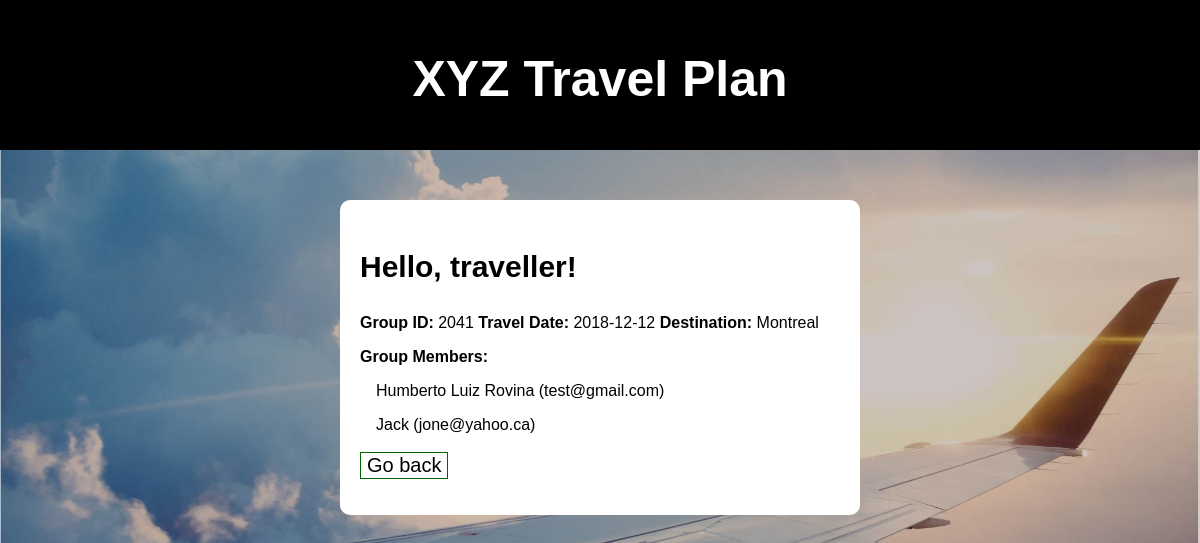
The page /userDashboard.php (signed in) on the database its author committed.
### tables this page shows
CREATE TABLE `user_info` (
  `RegistrationId` int(11) NOT NULL,
  `Name` varchar(50) NOT NULL,
  `Address` varchar(30) NOT NULL,
  `Date` varchar(10) NOT NULL,
  `Email` varchar(20) NOT NULL,
  `PackageId` int(11) NOT NULL,
  `GroupId` int(11) DEFAULT NULL,
  `Password` varchar(50) NOT NULL
);

### userDashboard.php (the view, shortened to what this page needs)
<?php
$userCredential = $_SESSION['userIdent'];
$host = "localhost";
$user = "root";
$password = "";
$dbName = "project2";
$con = mysqli_connect($host, $user, $password, $dbName) or die("Connection Failed: ");
$showClass = "hidden";
$htmlOutput = "";
if (is_numeric($userCredential)){
    $query = "SELECT GroupId FROM user_info WHERE RegistrationId = '$userCredential' ";
    $result = mysqli_query($con, $query) or die("query is failed" . mysqli_error($con));
    $row = mysqli_fetch_row($result);
    if (empty($row[0])){ $htmlOutput = "<p><b>Sorry, no group has been assigned to you yet. Come back tomorrow!</b></p><br><button class=\"button\" onclick=\"location.href = 'index.php';\">Go back</button>"; }
    else{ $htmlOutput = getGroupInfo($con, $userCredential); }
}else{
    $query = "SELECT GroupId, RegistrationId FROM user_info WHERE Email = '$userCredential' ";
    $result = mysqli_query($con, $query) or die("query is failed" . mysqli_error($con));
    $row = mysqli_fetch_row($result);
    if (empty($row[0])){ $htmlOutput = "<p><b>Sorry, no group has been assigned to you yet. Come back tomorrow!</b></p><br><button class=\"button\" onclick=\"location.href = 'index.php';\">Go back</button>"; }
    else{ $htmlOutput = getGroupInfo($con, $row[1]); }
}
function getGroupInfo($con, $userId){
    $query = "SELECT u.GroupId, g.Date, v.PackageName FROM user_info u
                JOIN group_info g ON g.GroupId = u.GroupId
                JOIN vacationplan v ON u.PackageId = v.PackageId
                WHERE RegistrationId = '$userId'";
    $result = mysqli_query($con, $query) or die("query is failed" . mysqli_error($con));
    $row = mysqli_fetch_row($result);
    $groupId = $row[0];
    $output = "<p><b>Group ID: </b>" . $groupId . " <b>Travel Date: </b>" . $row[1] . " <b>Destination: </b>" . $row[2] . "</p>";
    $output .= "<p><b>Group Members: </b></p>";
    $query = "SELECT Name, Email FROM user_info
                WHERE GroupId = '$groupId'";
    $result = mysqli_query($con, $query) or die("query is failed" . mysqli_error($con));
    while ($row = mysqli_fetch_row($result)) {
        $output .= "<p class=\"travelersList\"> $row[0] ($row[1])<br>";
    }
    $output .= "<br><button class=\"button\" onclick=\"location.href = 'index.php';\">Go back</button>";
    return $output;
}
?>
<!DOCTYPE html>
<html lang="en">
<head>
</head>
<body>
<div style="width: 100%; height: 100px;padding-top: 50px; background-color: black; margin-top: 0">
    <h1 style="text-align: center; margin-top: 0; color: white;">XYZ Travel Plan</h1>
</div>
<main>
    <h3 style="font-size: 30px">Hello, traveller!</h3>
    <div class="<?php print $showClass?>">
        <?php print $htmlOutput; ?>
    </div>
</main>
</body>
</html>

### userDashboard.php (style rules this page uses)
body { margin: 0; padding: 0; border: 0; background: url("./img/airplane.jpg"); background-size: 100% ; }
h1,h2,h3,h4,p { font-family: Arial, Helvetica, sans-serif; }
h1 { font-size: 50px; }
main { margin: 0 auto; margin-top: 50px; padding: 20px; width: 40%; background-color: white; border-radius: 10px; }
.button { font-size: 20px; background-color: white; border: 1px solid darkgreen; }
.travelersList { text-indent: 1em; }

### rows shown on the page
user_info: Name "Humberto Luiz Rovina", Email "test@gmail.com"
user_info: Name "Jack", Email "jone@yahoo.ca"

### other values the page prints
$groupId "2041"
$row[1] "2018-12-12"
$row[2] "Montreal"
